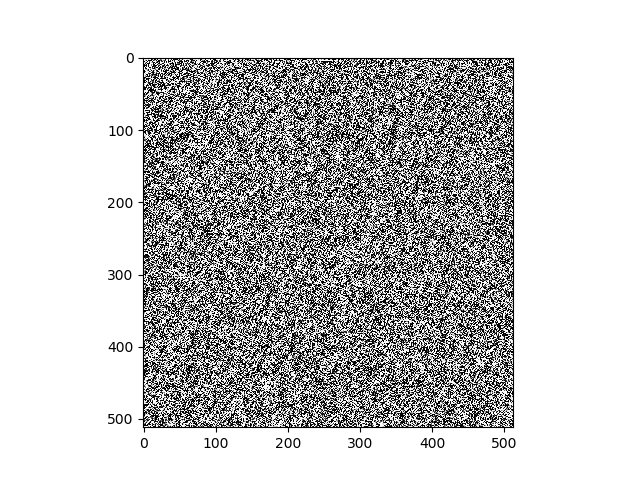
#> input picture 0_Progress/images/10_denoise.png, 640 x 480 px; its folder holds only this picture in this run
$ python b.py   (older library calls are emulated)
#> lines starting #> are read from the running program, lines starting #| are printed output that depends on the picture
import numpy as np
import os,sys
from scipy.ndimage import imread
from scipy.misc import imresize
from scipy.signal import convolve2d
import matplotlib.pyplot as plt
import scipy
from skimage.segmentation import slic
import cv2
from skimage.segmentation import mark_boundaries

# 0. Read the images
PathDicom = "./images/"
lstFilesDCM = []  # create an empty list
for dirName, subdirList, fileList in os.walk(PathDicom):
    for filename in fileList:
        lstFilesDCM.append(os.path.join(dirName,filename))

# 0. Read the data into Numpy
one = np.zeros((7,512,512))

# 0.5 Transfer All of the Data into array
print('===== READING DATA ========')
for file_index in range(len(lstFilesDCM)):
    one[file_index,:,:]   = imresize(imread(lstFilesDCM[file_index],mode='F',flatten=True),(512,512))
print('===== Done READING DATA ========')


# 1. Identity
transform_matrix = np.array([
    [1,0,0],
    [0,1,0],
]).astype(np.float32)

for x in range(len(one)):
    temp = cv2.warpAffine(one[x,:,:],transform_matrix,(512,512))
    plt.axis('off')
    plt.imshow(temp,cmap='gray')
    plt.savefig(str(x) + '.png',bbox_inches='tight')
#> this loop made 7 passes
#> pass 1, `plt.savefig(str(x) + '.png',bbox_inches='tight')`:
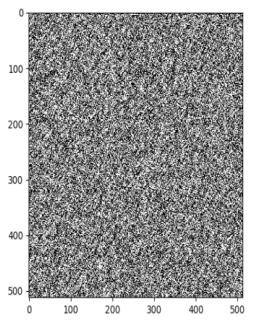
#> figure drawn by matplotlib, 1 panel
#> pass 2, `plt.savefig(str(x) + '.png',bbox_inches='tight')`:
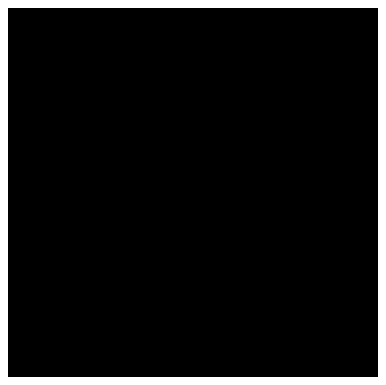
#> figure drawn by matplotlib, 1 panel
    # plt.show()


# 2. Translation
transform_matrix = np.array([
    [1,0,100],
    [0,1,100],
]).astype(np.float32)

for x in range(len(one)):
    temp = cv2.warpAffine(one[x,:,:],transform_matrix,(512,512))
    plt.axis('off')
    plt.imshow(temp,cmap='gray')
    plt.savefig(str(x) + '.png',bbox_inches='tight')
#> this loop made 7 passes
#> pass 1, `plt.savefig(str(x) + '.png',bbox_inches='tight')`:
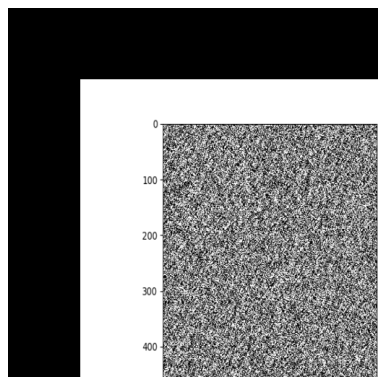
#> figure drawn by matplotlib, 1 panel
    # plt.show()


# 3. Scaling
transform_matrix = np.array([
    [0.75,0,0],
    [0,1.25,0],
]).astype(np.float32)

for x in range(len(one)):
    temp = cv2.warpAffine(one[x,:,:],transform_matrix,(512,512))
    plt.axis('off')
    plt.imshow(temp,cmap='gray')
    plt.savefig(str(x) + '.png',bbox_inches='tight')
#> this loop made 7 passes
#> pass 1, `plt.savefig(str(x) + '.png',bbox_inches='tight')`:
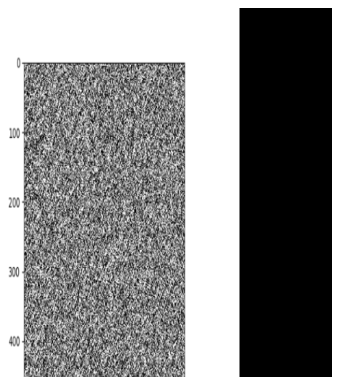
#> figure drawn by matplotlib, 1 panel
    # plt.show()


# 4. Shearing
transform_matrix = np.array([
    [0.75,0.25,0],
    [0.25,0.75,0],
]).astype(np.float32)

for x in range(len(one)):
    temp = cv2.warpAffine(one[x,:,:],transform_matrix,(512,512))
    plt.axis('off')
    plt.imshow(temp,cmap='gray')
    plt.savefig(str(x) + '.png',bbox_inches='tight')
#> this loop made 7 passes
#> pass 1, `plt.savefig(str(x) + '.png',bbox_inches='tight')`:
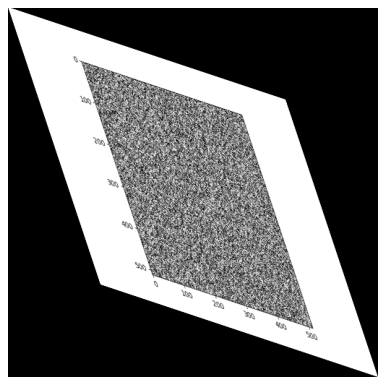
#> figure drawn by matplotlib, 1 panel
    # plt.show()

# 5. Rotation
transform_matrix = np.array([
    [np.cos(np.pi/2),np.sin(np.pi/2), (1-np.cos(np.pi/2))*256-np.sin(np.pi/2)*256 ],
    [-np.sin(np.pi/2),np.cos(np.pi/2),np.sin(np.pi/2)*256+(1-np.cos(np.pi/2))*256  ],
]).astype(np.float32)


for x in range(len(one)):
    temp = cv2.warpAffine(one[x,:,:],transform_matrix,(512,512))
    plt.axis('off')
    plt.imshow(temp,cmap='gray')
    plt.savefig(str(x) + '.png',bbox_inches='tight')
#> this loop made 7 passes
#> pass 1, `plt.savefig(str(x) + '.png',bbox_inches='tight')`:
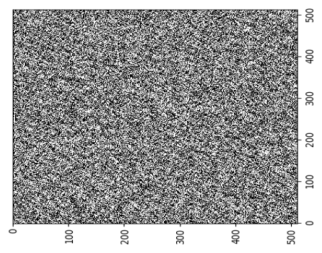
#> figure drawn by matplotlib, 1 panel
    # plt.show()


# 6. Homogeneous
transform_matrix = np.array([
    [1,-1/2,300 ],
    [0,0.9,100],
    [0.001,0.001,1.5],
]).astype(np.float32)


for x in range(len(one)):
    temp = cv2.warpPerspective(one[x,:,:],transform_matrix,(512,512))
    plt.axis('off')
    plt.imshow(temp,cmap='gray')
    plt.savefig(str(x) + '.png',bbox_inches='tight')
#> this loop made 7 passes
#> pass 1, `plt.savefig(str(x) + '.png',bbox_inches='tight')`:
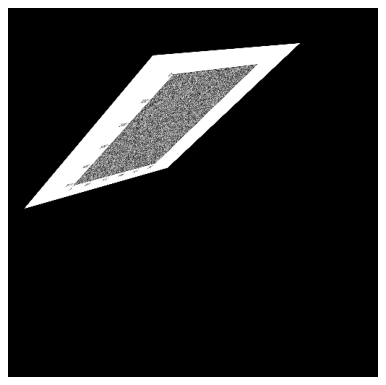
#> figure drawn by matplotlib, 1 panel
    # plt.show()


# -- end code --
